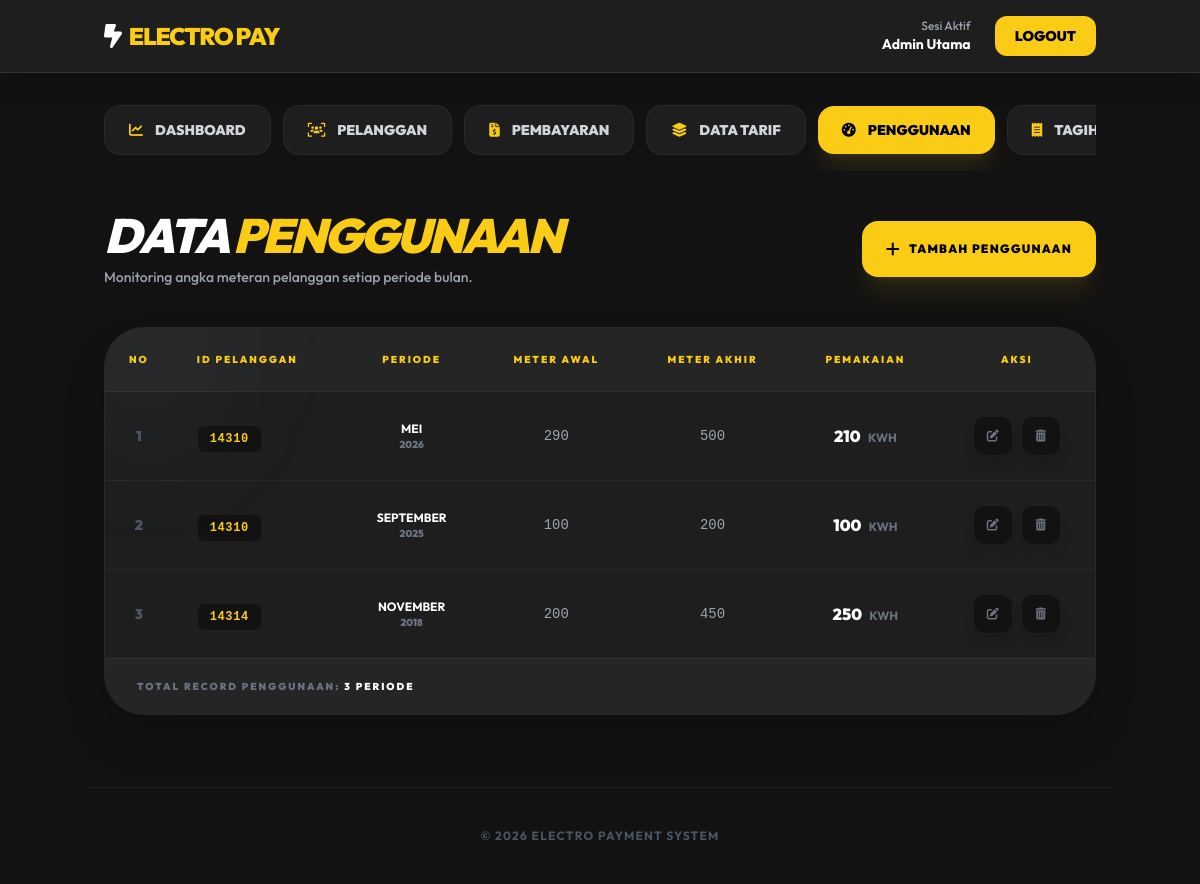
Page /index.php?page=penggunaan (signed in) on the committed database.
### tables this page shows
CREATE TABLE `payment_penggunaan` (
  `id` int(11) NOT NULL,
  `id_pelanggan` varchar(100) NOT NULL,
  `bulan` varchar(50) NOT NULL,
  `tahun` varchar(50) NOT NULL,
  `meterawal` int(11) NOT NULL,
  `meterakhir` int(11) NOT NULL
);

### data_penggunaan.php (the view)
<?php
$query = mysqli_query($koneksi, "SELECT * FROM payment_penggunaan ORDER BY id DESC") or die(mysqli_error($koneksi));
?>
<div class="mb-10 flex flex-col md:flex-row justify-between items-start md:items-center gap-6 animate-fadeIn">
    <div>
        <h2 class="text-3xl md:text-5xl font-black uppercase italic tracking-tighter text-white">
            Data <span class="text-yellow-400">Penggunaan</span>
        </h2>
        <p class="text-gray-400 mt-2 font-medium text-sm">Monitoring angka meteran pelanggan setiap periode bulan.</p>
    </div>
    <div class="flex gap-3 w-full md:w-auto">
        <a href="form_add_penggunaan.php" class="flex-grow md:flex-none flex items-center justify-center gap-2 bg-yellow-400 hover:bg-yellow-500 text-black px-6 py-4 rounded-2xl font-black text-xs transition transform hover:scale-105 shadow-xl shadow-yellow-400/10 uppercase tracking-widest">
            <i class="fa-solid fa-plus text-base"></i> Tambah Penggunaan
        </a>
    </div>
</div>
<div class="bg-[#1e1e1e] rounded-[2.5rem] border border-white/5 overflow-hidden shadow-2xl relative group">
    <div class="absolute -top-10 -left-10 w-40 h-40 bg-blue-400/5 rounded-full blur-3xl group-hover:bg-blue-400/10 transition"></div>
    <div class="overflow-x-auto">
        <table class="w-full text-left border-collapse">
            <thead>
                <tr class="bg-[#252525] border-b border-white/5">
                    <th class="px-6 py-6 text-[10px] font-black text-yellow-400 uppercase tracking-[0.2em] text-center w-16">No</th>
                    <th class="px-6 py-6 text-[10px] font-black text-yellow-400 uppercase tracking-[0.2em]">ID Pelanggan</th>
                    <th class="px-6 py-6 text-[10px] font-black text-yellow-400 uppercase tracking-[0.2em] text-center">Periode</th>
                    <th class="px-6 py-6 text-[10px] font-black text-yellow-400 uppercase tracking-[0.2em] text-center">Meter Awal</th>
                    <th class="px-6 py-6 text-[10px] font-black text-yellow-400 uppercase tracking-[0.2em] text-center">Meter Akhir</th>
                    <th class="px-6 py-6 text-[10px] font-black text-yellow-400 uppercase tracking-[0.2em] text-center">Pemakaian</th>
                    <th class="px-6 py-6 text-[10px] font-black text-yellow-400 uppercase tracking-[0.2em] text-center">Aksi</th>
                </tr>
            </thead>
            <tbody class="divide-y divide-white/5">
                <?php
                $no = 1;
                if(mysqli_num_rows($query) > 0) {
                    while ($row = mysqli_fetch_array($query)) {
                        $pemakaian = $row['meterakhir'] - $row['meterawal'];
                ?>
                <tr class="hover:bg-white/[0.02] transition-colors group">
                    <td class="px-6 py-6 text-sm font-black text-gray-600 text-center"><?= $no++; ?></td>
                    <td class="px-6 py-6">
                        <span class="bg-[#121212] px-3 py-1.5 rounded-lg border border-white/5 font-mono text-xs font-bold text-yellow-400 tracking-wider">
                            <?= $row['id_pelanggan']; ?>
                        </span>
                    </td>
                    <td class="px-6 py-6 text-center">
                        <div class="text-white font-bold text-xs uppercase"><?= $row['bulan']; ?></div>
                        <div class="text-[10px] text-gray-500 font-black"><?= $row['tahun']; ?></div>
                    </td>
                    <td class="px-6 py-6 text-center text-gray-400 font-mono text-sm"><?= $row['meterawal']; ?></td>
                    <td class="px-6 py-6 text-center text-gray-400 font-mono text-sm"><?= $row['meterakhir']; ?></td>
                    <td class="px-6 py-6 text-center">
                        <span class="text-white font-black"><?= $pemakaian; ?></span>
                        <span class="text-[10px] text-gray-500 font-bold uppercase ml-1 text-xs">kWh</span>
                    </td>
                    <td class="px-6 py-6">
                        <div class="flex items-center justify-center gap-2">
                            <a href="form_edit_penggunaan.php?Id=<?= $row['id']; ?>" class="w-10 h-10 flex items-center justify-center bg-[#121212] hover:bg-white text-gray-500 hover:text-black rounded-xl transition-all border border-white/5 shadow-lg">
                                <i class="fa-solid fa-pen-to-square text-xs"></i>
                            </a>
                            <a href="delete_data_penggunaan.php?Id=<?= $row['id']; ?>" onclick="return confirm('Yakin hapus data ini?')" class="w-10 h-10 flex items-center justify-center bg-[#121212] hover:bg-red-500 text-gray-500 hover:text-white rounded-xl transition-all border border-white/5 shadow-lg">
                                <i class="fa-solid fa-trash-can text-xs"></i>
                            </a>
                        </div>
                    </td>
                </tr>
                <?php
                    }
                } else {
                    echo "<tr><td colspan='7' class='px-6 py-10 text-center text-gray-500 italic'>Belum ada data penggunaan.</td></tr>";
                }
                ?>
            </tbody>
        </table>
    </div>
    <div class="bg-[#252525] px-8 py-5 border-t border-white/5">
        <p class="text-[10px] font-black text-gray-500 uppercase tracking-[0.2em]">
            Total Record Penggunaan: <span class="text-white"><?= mysqli_num_rows($query); ?> Periode</span>
        </p>
    </div>
</div>

### index.php (style rules this page uses)
body { font-family: 'Outfit', sans-serif; }
.animate-fadeIn { animation: fadeIn 0.4s ease-out forwards; }

### rows in the picture
payment_penggunaan: id_pelanggan "14310", bulan "MEI", tahun "2026", meterawal "290", meterakhir "500", pemakaian "210"
payment_penggunaan: id_pelanggan "14310", bulan "SEPTEMBER", tahun "2025", meterawal "100", meterakhir "200"
payment_penggunaan: id_pelanggan "14314", bulan "NOVEMBER", tahun "2018", meterawal "200", meterakhir "450", pemakaian "250"

### other values in the picture
mysqli_num_rows($query) "3"
